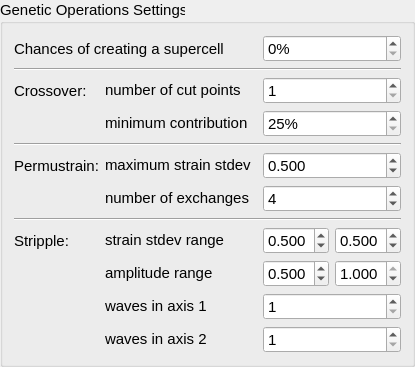
        <widget class="QGroupBox" name="groupBox_6">
         <property name="sizePolicy">
          <sizepolicy hsizetype="Preferred" vsizetype="Ignored">
           <horstretch>0</horstretch>
           <verstretch>1</verstretch>
          </sizepolicy>
         </property>
         <property name="font">
          <font>
           <pointsize>11</pointsize>
          </font>
         </property>
         <property name="title">
          <string>Genetic Operations Settings</string>
         </property>
         <layout class="QGridLayout" name="gridLayout_6">
          <item row="6" column="3" colspan="2">
           <widget class="QDoubleSpinBox" name="spin_perm_strainStdev_max">
            <property name="sizePolicy">
             <sizepolicy hsizetype="Minimum" vsizetype="Fixed">
              <horstretch>0</horstretch>
              <verstretch>0</verstretch>
             </sizepolicy>
            </property>
            <property name="minimumSize">
             <size>
              <width>0</width>
              <height>25</height>
             </size>
            </property>
            <property name="font">
             <font>
              <pointsize>11</pointsize>
             </font>
            </property>
            <property name="toolTip">
             <string>Maximum standard deviation for the random elements in the strain matrix.

See publication for details.

Default: 0.5</string>
            </property>
            <property name="decimals">
             <number>3</number>
            </property>
            <property name="value">
             <double>0.500000000000000</double>
            </property>
           </widget>
          </item>
          <item row="6" column="1">
           <widget class="QLabel" name="label_5">
            <property name="sizePolicy">
             <sizepolicy hsizetype="Preferred" vsizetype="Fixed">
              <horstretch>0</horstretch>
              <verstretch>0</verstretch>
             </sizepolicy>
            </property>
            <property name="font">
             <font>
              <pointsize>11</pointsize>
             </font>
            </property>
            <property name="text">
             <string>maximum strain stdev</string>
            </property>
            <property name="alignment">
             <set>Qt::AlignLeading|Qt::AlignLeft|Qt::AlignVCenter</set>
            </property>
            <property name="buddy">
             <cstring>spin_perm_strainStdev_max</cstring>
            </property>
           </widget>
          </item>
          <item row="0" column="3" colspan="2">
           <widget class="QSpinBox" name="sb_rand_supercell">
            <property name="minimumSize">
             <size>
              <width>0</width>
              <height>25</height>
             </size>
            </property>
            <property name="font">
             <font>
              <pointsize>11</pointsize>
             </font>
            </property>
            <property name="toolTip">
             <string>&lt;html&gt;&lt;head/&gt;&lt;body&gt;&lt;p&gt;If given any non-zero percentages, that will be used as the chances of expanding the unit cell generated by any of the genetic operations to a supercell. The supercell size will be chosen randomly by XtalOpt, within the limit allowed by the maximum number of atoms set by the user.&lt;/p&gt;&lt;p&gt;Defalut: 0%&lt;/p&gt;&lt;/body&gt;&lt;/html&gt;</string>
            </property>
            <property name="suffix">
             <string>%</string>
            </property>
            <property name="maximum">
             <number>100</number>
            </property>
           </widget>
          </item>
          <item row="10" column="1">
           <widget class="QLabel" name="label_6">
            <property name="sizePolicy">
             <sizepolicy hsizetype="Preferred" vsizetype="Fixed">
              <horstretch>0</horstretch>
              <verstretch>0</verstretch>
             </sizepolicy>
            </property>
            <property name="font">
             <font>
              <pointsize>11</pointsize>
             </font>
            </property>
            <property name="text">
             <string>amplitude range</string>
            </property>
            <property name="alignment">
             <set>Qt::AlignLeading|Qt::AlignLeft|Qt::AlignVCenter</set>
            </property>
            <property name="buddy">
             <cstring>spin_strip_amp_min</cstring>
            </property>
           </widget>
          </item>
          <item row="7" column="1">
           <widget class="QLabel" name="label_30">
            <property name="sizePolicy">
             <sizepolicy hsizetype="Preferred" vsizetype="Fixed">
              <horstretch>0</horstretch>
              <verstretch>0</verstretch>
             </sizepolicy>
            </property>
            <property name="font">
             <font>
              <pointsize>11</pointsize>
             </font>
            </property>
            <property name="text">
             <string>number of exchanges</string>
            </property>
            <property name="alignment">
             <set>Qt::AlignLeading|Qt::AlignLeft|Qt::AlignVCenter</set>
            </property>
            <property name="buddy">
             <cstring>spin_perm_ex</cstring>
            </property>
           </widget>
          </item>
          <item row="9" column="0">
           <widget class="QLabel" name="label_20">
            <property name="font">
             <font>
              <pointsize>11</pointsize>
             </font>
            </property>
            <property name="text">
             <string>Stripple:</string>
            </property>
           </widget>
          </item>
          <item row="6" column="0">
           <widget class="QLabel" name="label_19">
            <property name="font">
             <font>
              <pointsize>11</pointsize>
             </font>
            </property>
            <property name="text">
             <string>Permustrain:</string>
            </property>
           </widget>
          </item>
          <item row="10" column="4">
           <widget class="QDoubleSpinBox" name="spin_strip_amp_max">
            <property name="sizePolicy">
             <sizepolicy hsizetype="Minimum" vsizetype="Fixed">
              <horstretch>0</horstretch>
              <verstretch>0</verstretch>
             </sizepolicy>
            </property>
            <property name="minimumSize">
             <size>
              <width>0</width>
              <height>25</height>
             </size>
            </property>
            <property name="font">
             <font>
              <pointsize>11</pointsize>
             </font>
            </property>
            <property name="toolTip">
             <string>Maximum ripple amplitude.

See publication for details.

Default: 1.0</string>
            </property>
            <property name="decimals">
             <number>3</number>
            </property>
            <property name="maximum">
             <double>1.000000000000000</double>
            </property>
            <property name="singleStep">
             <double>0.050000000000000</double>
            </property>
            <property name="value">
             <double>1.000000000000000</double>
            </property>
           </widget>
          </item>
          <item row="0" column="0" colspan="2">
           <widget class="QLabel" name="label_11">
            <property name="font">
             <font>
              <pointsize>11</pointsize>
             </font>
            </property>
            <property name="text">
             <string>Chances of creating a supercell</string>
            </property>
           </widget>
          </item>
          <item row="8" column="0" colspan="5">
           <widget class="Line" name="line_2">
            <property name="orientation">
             <enum>Qt::Horizontal</enum>
            </property>
           </widget>
          </item>
          <item row="1" column="0" colspan="5">
           <widget class="Line" name="line_8">
            <property name="orientation">
             <enum>Qt::Horizontal</enum>
            </property>
           </widget>
          </item>
          <item row="3" column="3" colspan="2">
           <widget class="QSpinBox" name="spin_cross_minimumContribution">
            <property name="sizePolicy">
             <sizepolicy hsizetype="Minimum" vsizetype="Fixed">
              <horstretch>0</horstretch>
              <verstretch>0</verstretch>
             </sizepolicy>
            </property>
            <property name="minimumSize">
             <size>
              <width>0</width>
              <height>25</height>
             </size>
            </property>
            <property name="font">
             <font>
              <pointsize>11</pointsize>
             </font>
            </property>
            <property name="toolTip">
             <string>&lt;html&gt;&lt;head/&gt;&lt;body&gt;&lt;p&gt;This is the smallest contribution a parent may make to the offspring during crossover. This will take effect only for a &amp;quot;single-cut&amp;quot; crossover.&lt;/p&gt;&lt;p&gt;&lt;br/&gt;&lt;/p&gt;&lt;p&gt;Default: 25%&lt;/p&gt;&lt;/body&gt;&lt;/html&gt;</string>
            </property>
            <property name="suffix">
             <string>%</string>
            </property>
            <property name="minimum">
             <number>25</number>
            </property>
            <property name="maximum">
             <number>50</number>
            </property>
            <property name="value">
             <number>25</number>
            </property>
           </widget>
          </item>
          <item row="2" column="3" colspan="2">
           <widget class="QSpinBox" name="sb_ncuts">
            <property name="minimumSize">
             <size>
              <width>0</width>
              <height>25</height>
             </size>
            </property>
            <property name="toolTip">
             <string>&lt;html&gt;&lt;head/&gt;&lt;body&gt;&lt;p&gt;By default, XtalOpt uses a &amp;quot;single cut&amp;quot; in the parent structures to produce an offspring in the crossover operation. If this value is set to a number greater than 1, crossover operation will use a &amp;quot;multi-cut&amp;quot; division scheme.&lt;/p&gt;&lt;p&gt;For &amp;quot;&lt;span style=&quot; font-weight:700;&quot;&gt;n&amp;gt;1 cuts&lt;/span&gt;&amp;quot;, (1) the &amp;quot;minimum contribution&amp;quot; setting is ignored, and (2) parent cells will be divided into &amp;quot;&lt;span style=&quot; font-weight:700;&quot;&gt;n+1 ribbons&lt;/span&gt;&amp;quot;, and the selection of atoms will be made from &amp;quot;odd&amp;quot; ribbons of parent cell1 (1, 3, 5, ...) and &amp;quot;even&amp;quot; ribbons of parent cell2 (2, 4, 6, ...).&lt;/p&gt;&lt;p&gt;&lt;span style=&quot; font-weight:700;&quot;&gt;NOTE: an &amp;quot;even&amp;quot; number of cuts will produce an &amp;quot;odd&amp;quot; number of ribbons; hence, an uneven selection of atoms from parent cells!&lt;/span&gt;&lt;/p&gt;&lt;/body&gt;&lt;/html&gt;</string>
            </property>
            <property name="minimum">
             <number>1</number>
            </property>
            <property name="maximum">
             <number>10</number>
            </property>
            <property name="value">
             <number>1</number>
            </property>
           </widget>
          </item>
          <item row="9" column="4">
           <widget class="QDoubleSpinBox" name="spin_strip_strainStdev_max">
            <property name="sizePolicy">
             <sizepolicy hsizetype="Minimum" vsizetype="Fixed">
              <horstretch>0</horstretch>
              <verstretch>0</verstretch>
             </sizepolicy>
            </property>
            <property name="minimumSize">
             <size>
              <width>0</width>
              <height>25</height>
             </size>
            </property>
            <property name="font">
             <font>
              <pointsize>11</pointsize>
             </font>
            </property>
            <property name="toolTip">
             <string>Maximum standard deviation for the random elements in the strain matrix.

See publication for details.

Default: 0.5</string>
            </property>
            <property name="decimals">
             <number>3</number>
            </property>
            <property name="maximum">
             <double>2.000000000000000</double>
            </property>
            <property name="singleStep">
             <double>0.100000000000000</double>
            </property>
            <property name="value">
             <double>0.500000000000000</double>
            </property>
           </widget>
          </item>
          <item row="12" column="3" colspan="2">
           <widget class="QSpinBox" name="spin_strip_per2">
            <property name="minimum">
             <number>1</number>
            </property>
            <property name="sizePolicy">
             <sizepolicy hsizetype="Minimum" vsizetype="Fixed">
              <horstretch>0</horstretch>
              <verstretch>0</verstretch>
             </sizepolicy>
            </property>
            <property name="minimumSize">
             <size>
              <width>0</width>
              <height>25</height>
             </size>
            </property>
            <property name="font">
             <font>
              <pointsize>11</pointsize>
             </font>
            </property>
            <property name="toolTip">
             <string>&lt;html&gt;&lt;head/&gt;&lt;body&gt;&lt;p&gt;Number of waves in the other non-displaced direction for the ripple operator.&lt;/p&gt;&lt;p&gt;You probably don't want to change this unless using an enormous unit cell.&lt;/p&gt;&lt;p&gt;&lt;br/&gt;Default: 1&lt;/p&gt;&lt;/body&gt;&lt;/html&gt;</string>
            </property>
            <property name="value">
             <number>1</number>
            </property>
           </widget>
          </item>
          <item row="2" column="1">
           <widget class="QLabel" name="label_3">
            <property name="sizePolicy">
             <sizepolicy hsizetype="Preferred" vsizetype="Fixed">
              <horstretch>0</horstretch>
              <verstretch>0</verstretch>
             </sizepolicy>
            </property>
            <property name="font">
             <font>
              <pointsize>11</pointsize>
             </font>
            </property>
            <property name="text">
             <string>number of cut points</string>
            </property>
            <property name="alignment">
             <set>Qt::AlignLeading|Qt::AlignLeft|Qt::AlignVCenter</set>
            </property>
            <property name="buddy">
             <cstring>spin_cross_minimumContribution</cstring>
            </property>
           </widget>
          </item>
          <item row="2" column="0">
           <widget class="QLabel" name="label_18">
            <property name="font">
             <font>
              <pointsize>11</pointsize>
             </font>
            </property>
            <property name="text">
             <string>Crossover:</string>
            </property>
           </widget>
          </item>
          <item row="7" column="3" colspan="2">
           <widget class="QSpinBox" name="spin_perm_ex">
            <property name="sizePolicy">
             <sizepolicy hsizetype="Minimum" vsizetype="Fixed">
              <horstretch>0</horstretch>
              <verstretch>0</verstretch>
             </sizepolicy>
            </property>
            <property name="minimumSize">
             <size>
              <width>0</width>
              <height>25</height>
             </size>
            </property>
            <property name="font">
             <font>
              <pointsize>11</pointsize>
             </font>
            </property>
            <property name="toolTip">
             <string>Number of separate swaps in the permutation operator.

Default: 4</string>
            </property>
            <property name="maximum">
             <number>100</number>
            </property>
            <property name="value">
             <number>4</number>
            </property>
           </widget>
          </item>
          <item row="11" column="3" colspan="2">
           <widget class="QSpinBox" name="spin_strip_per1">
            <property name="minimum">
             <number>1</number>
            </property>
            <property name="sizePolicy">
             <sizepolicy hsizetype="Minimum" vsizetype="Fixed">
              <horstretch>0</horstretch>
              <verstretch>0</verstretch>
             </sizepolicy>
            </property>
            <property name="minimumSize">
             <size>
              <width>0</width>
              <height>25</height>
             </size>
            </property>
            <property name="font">
             <font>
              <pointsize>11</pointsize>
             </font>
            </property>
            <property name="toolTip">
             <string>&lt;html&gt;&lt;head/&gt;&lt;body&gt;&lt;p&gt;Number of waves in one non-displaced direction for the ripple operator.&lt;/p&gt;&lt;p&gt;You probably don't want to change this unless using an enormous unit cell.&lt;/p&gt;&lt;p&gt;&lt;br/&gt;Default: 1&lt;/p&gt;&lt;/body&gt;&lt;/html&gt;</string>
            </property>
            <property name="value">
             <number>1</number>
            </property>
           </widget>
          </item>
          <item row="5" column="0" colspan="5">
           <widget class="Line" name="line">
            <property name="orientation">
             <enum>Qt::Horizontal</enum>
            </property>
           </widget>
          </item>
          <item row="10" column="3">
           <widget class="QDoubleSpinBox" name="spin_strip_amp_min">
            <property name="sizePolicy">
             <sizepolicy hsizetype="Minimum" vsizetype="Fixed">
              <horstretch>0</horstretch>
              <verstretch>0</verstretch>
             </sizepolicy>
            </property>
            <property name="minimumSize">
             <size>
              <width>0</width>
              <height>25</height>
             </size>
            </property>
            <property name="font">
             <font>
              <pointsize>11</pointsize>
             </font>
            </property>
            <property name="toolTip">
             <string>Minimum ripple amplitude.

See publication for details.

Default: 0.5</string>
            </property>
            <property name="decimals">
             <number>3</number>
            </property>
            <property name="maximum">
             <double>1.000000000000000</double>
            </property>
            <property name="singleStep">
             <double>0.050000000000000</double>
            </property>
            <property name="value">
             <double>0.500000000000000</double>
            </property>
           </widget>
          </item>
          <item row="3" column="1">
           <widget class="QLabel" name="label_22">
            <property name="sizePolicy">
             <sizepolicy hsizetype="Preferred" vsizetype="Fixed">
              <horstretch>0</horstretch>
              <verstretch>0</verstretch>
             </sizepolicy>
            </property>
            <property name="text">
             <string>minimum contribution</string>
            </property>
           </widget>
          </item>
          <item row="9" column="3">
           <widget class="QDoubleSpinBox" name="spin_strip_strainStdev_min">
            <property name="sizePolicy">
             <sizepolicy hsizetype="Minimum" vsizetype="Fixed">
              <horstretch>0</horstretch>
              <verstretch>0</verstretch>
             </sizepolicy>
            </property>
            <property name="minimumSize">
             <size>
              <width>0</width>
              <height>25</height>
             </size>
            </property>
            <property name="font">
             <font>
              <pointsize>11</pointsize>
             </font>
            </property>
            <property name="toolTip">
             <string>Minimum standard deviation for the random elements in the strain matrix.

See publication for details.

Default: 0.5</string>
            </property>
            <property name="decimals">
             <number>3</number>
            </property>
            <property name="maximum">
             <double>2.000000000000000</double>
            </property>
            <property name="singleStep">
             <double>0.100000000000000</double>
            </property>
            <property name="value">
             <double>0.500000000000000</double>
            </property>
           </widget>
          </item>
          <item row="9" column="1">
           <widget class="QLabel" name="label_27">
            <property name="sizePolicy">
             <sizepolicy hsizetype="Preferred" vsizetype="Fixed">
              <horstretch>0</horstretch>
              <verstretch>0</verstretch>
             </sizepolicy>
            </property>
            <property name="font">
             <font>
              <pointsize>11</pointsize>
             </font>
            </property>
            <property name="text">
             <string>strain stdev range</string>
            </property>
            <property name="alignment">
             <set>Qt::AlignLeading|Qt::AlignLeft|Qt::AlignVCenter</set>
            </property>
            <property name="buddy">
             <cstring>spin_strip_strainStdev_min</cstring>
            </property>
           </widget>
          </item>
          <item row="12" column="1">
           <widget class="QLabel" name="label_8">
            <property name="sizePolicy">
             <sizepolicy hsizetype="Preferred" vsizetype="Fixed">
              <horstretch>0</horstretch>
              <verstretch>0</verstretch>
             </sizepolicy>
            </property>
            <property name="font">
             <font>
              <pointsize>11</pointsize>
             </font>
            </property>
            <property name="text">
             <string>waves in axis 2</string>
            </property>
            <property name="alignment">
             <set>Qt::AlignLeading|Qt::AlignLeft|Qt::AlignVCenter</set>
            </property>
            <property name="buddy">
             <cstring>spin_strip_per2</cstring>
            </property>
           </widget>
          </item>
          <item row="11" column="1">
           <widget class="QLabel" name="label_7">
            <property name="sizePolicy">
             <sizepolicy hsizetype="Preferred" vsizetype="Fixed">
              <horstretch>0</horstretch>
              <verstretch>0</verstretch>
             </sizepolicy>
            </property>
            <property name="font">
             <font>
              <pointsize>11</pointsize>
             </font>
            </property>
            <property name="text">
             <string>waves in axis 1</string>
            </property>
            <property name="alignment">
             <set>Qt::AlignLeading|Qt::AlignLeft|Qt::AlignVCenter</set>
            </property>
            <property name="buddy">
             <cstring>spin_strip_per1</cstring>
            </property>
           </widget>
          </item>
         </layout>
        </widget>
